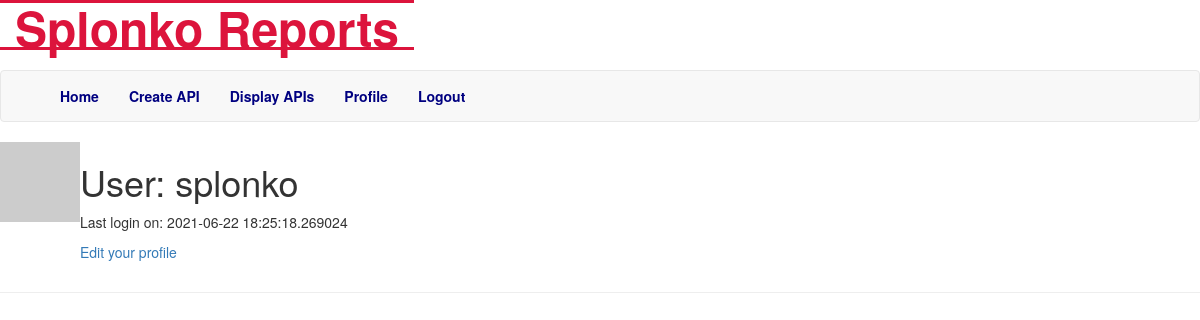
/user/splonko (signed in), run on an earlier commit of the app's database.
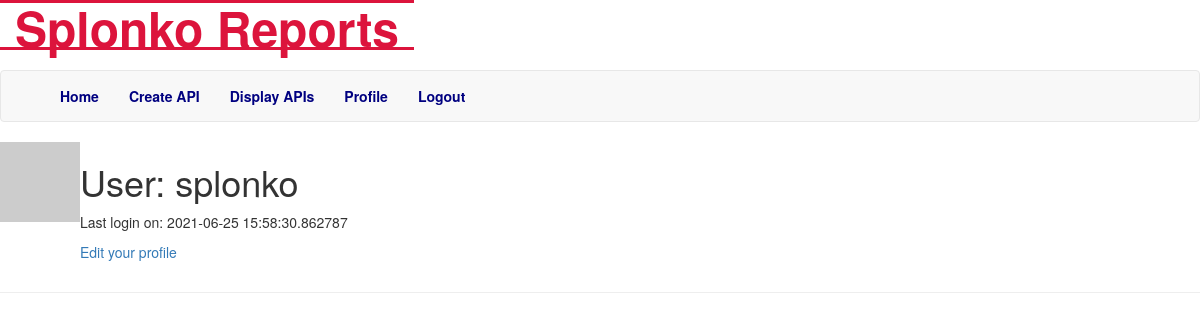
And on a later commit of the database.
### app/models.py (models this page shows, shortened)
class User(UserMixin, db.Model):
    id = db.Column(db.Integer, primary_key=True)
    username = db.Column(db.String(64), index=True, unique=True)
    email = db.Column(db.String(120), index=True, unique=True)
    password_hash = db.Column(db.String(128))
    about_me = db.Column(db.String(140))
    last_login = db.Column(db.DateTime, default=datetime.utcnow)
    def avatar(self, size):
        digest = md5(self.email.lower().encode('utf-8')).hexdigest()
        return 'https://www.gravatar.com/avatar/{}?d=identicon&s={}'.format(
            digest, size)

### app/routes.py (the view)
@app.route('/user/<username>')
@login_required
def user(username):
    user = User.query.filter_by(username=username).first_or_404()
    return render_template('user.html', user=user)

### app/models.py (called while the page is built)
@login.user_loader
def load_user(id):
    return User.query.get(int(id))

### app/routes.py (called while the page is built)
@app.before_request
def before_request():
    if current_user.is_authenticated:
        current_user.last_login = datetime.utcnow()
        db.session.commit()

### app/templates/user.html (shortened to what this page needs)
{% extends "base.html" %}
{% block content %}
    <table>
        <tr valign="top">
            <td><img src="{{ user.avatar(128) }}"></td>
            <td>
                <h1>User: {{ user.username }}</h1>
                {% if user.last_login %}<p>Last login on: {{ user.last_login }}</p>{% endif %}
                {% if user == current_user %}
                    <p><a href="{{ url_for('edit_profile') }}">Edit your profile</a></p>
                {% endif %}
            </td>
        </tr>
    </table>
    <hr>
{% endblock %}

### app/templates/base.html (shortened to what this page needs)
{% extends 'bootstrap/base.html' %}
{% block navbar %}
    <nav class="navbar navbar-default" style="background-color: transparent; border: transparent">
        <div class="modal-title">
            <div class="navbar-header">
                <a class="navbar-brand" href="{{ url_for('index') }}" style="color: crimson;font-weight: bolder;font-size: xxx-large;border-block: solid;position: fixed;left: 0px;">Splonko Reports</a>
            </div>
        </div>
    </nav>
    <nav class="navbar navbar-default">
        <div class="container">
            <div class="collapse navbar-collapse" id="bs-example-navbar-collapse-1">
                <ul class="nav navbar-nav navbar-left" style="position: relative;">
                    <li><a href="{{ url_for('index') }}" style="color: navy;font-weight: bold; ">Home</a></li>
                    {% if current_user.is_anonymous %}
                    <li><a href="{{ url_for('login') }}" style="color: navy;font-weight: bold;">Login</a></li>
                    {% else %}
                    <li><a href="{{ url_for('create_API') }}" style="color: navy;font-weight: bold;">Create API</a></li>
                    <li><a href="{{ url_for('display_api') }}" style="color: navy;font-weight: bold;">Display APIs</a></li>
                    <li><a href="{{ url_for('user', username=current_user.username) }}" style="color: navy;font-weight: bold;">Profile</a></li>
                    <li><a href="{{ url_for('logout') }}" style="color: navy;font-weight: bold;" >Logout</a></li>
                    {% endif %}
                </ul>
            </div>
        </div>
    </nav>
{% endblock %}

What changed in the data, as far as the page shows it:
changed User "splonko": last_login "2021-06-22 18:25:18.269024" → "2021-06-25 15:58:30.862787"
